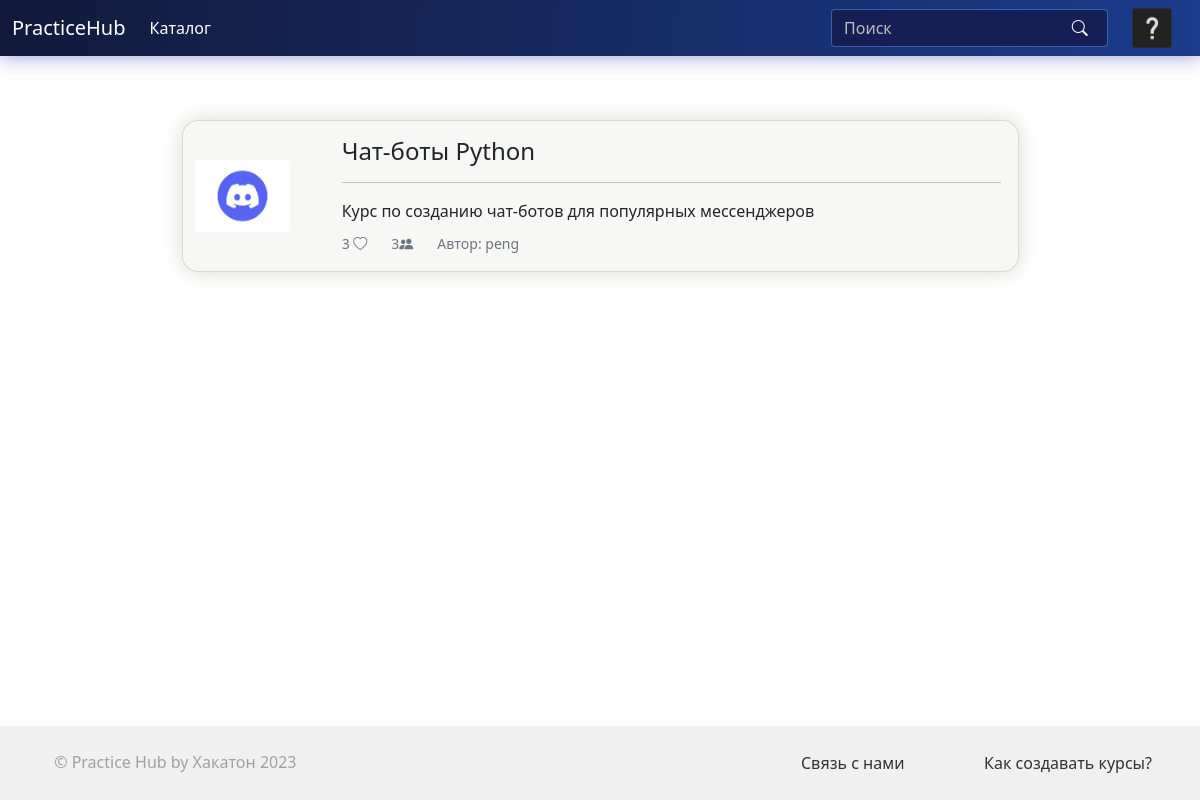
The page /catalog (signed in) on the database its author committed.
### models.py (models this page shows, shortened)
class Course(db.Model):
    id = db.Column(db.Integer, primary_key=True)
    name = db.Column(db.String(64), index=True, unique=True)
    author_id = db.Column(db.Integer, db.ForeignKey('user.id'))
    lessons = db.relationship('Lesson', backref='course', lazy='select',
                              cascade="all, delete-orphan")
    desc = db.Column(db.Text, nullable=False)
    short_desc = db.Column(db.Text, nullable=False)
    img_path = db.Column(db.String(64))
    img_uuid = db.Column(db.String(64), index=True)
    is_published = db.Column(db.Boolean, default=False)
    users = db.relationship('User', secondary=MyCourses.__table__, backref='course')
    likes = column_property(select(func.count(MyCourses.liked)).where(MyCourses.course_id == id).scalar_subquery())

class User(UserMixin, db.Model):
    id = db.Column(db.Integer, primary_key=True)
    username = db.Column(db.String(64), index=True, unique=True)
    email = db.Column(db.String(120), index=True, unique=True)
    password_hash = db.Column(db.String(128))
    created_courses = db.relationship('Course', backref='author', lazy='dynamic')
    created_posts = db.relationship('Post', backref='author', lazy='dynamic')
    img_path = db.Column(db.String(64))
    img_uuid = db.Column(db.String(64), index=True)
    task_check = db.relationship("TaskCheck", backref="user")

### routes.py (the view)
@app.route('/catalog')
def catalog():
    courses = Course.query.filter(Course.is_published == True).order_by(Course.likes.desc()).limit(20).all()
    return render_template('catalog.html', courses=courses)

### models.py (called while the page is built)
@login.user_loader
def load_user(id):
    return User.query.get(int(id))

### templates/catalog.html
{% extends 'base.html' %}
{% from 'includes/course_thumbnail.html' import course_thumbnail with context %}
{% block catalog_link %}<a class="nav-link active" aria-current="page" href="{{ url_for('catalog') }}">Каталог</a>{% endblock catalog_link %}
{% block content %}
<div class="w-75 mx-auto mb-5">
  {% for c in courses %}
    {% if c.id != 1 and c.id != 2 and c.id != 3 and c.id != 4 %}
      {{ course_thumbnail(c) }}
    {% endif %}
  {% endfor %}
</div>
{% endblock content %}

### templates/includes/course_thumbnail.html
{% macro course_thumbnail(c, teacher=False) %}
  {% if teacher %}
  <div class="card mb-3 mt-3 mx-auto text-dark w-100"
       style="border-radius: 1rem; background-color: #f7f7f5; box-shadow: 0 0 20px #d9d9d4; text-decoration: none; display: block">
    <div class="row">
      <div class="col-md-2 d-flex align-items-center px-4">
        <img
            src="{{ url_for('get_file', path=c.img_path) }}"
            class="card-img w-100" alt="изображение" >
      </div>
      <div class="col-md-9">
        <div class="card-body">
          <a href="{{ url_for('course', course_id=c.id) }}" style="text-decoration: none;"><h4 class="card-title">{{ c.name }}</h4></a>
          <hr>
          <p class="text-justify font-weight-lighter m-0">{{ c.short_desc[:128] }}</p>
          <div class="d-flex justify-content-between mt-2">
            <div class="row">
              <div class="col-sm"><span class="text-nowrap"><small class="text-muted">{{ c.likes }} <i class="bi bi-heart"></i></small></span></div>
              <div class="col-sm"><span class="text-nowrap"><small class="text-muted">{{ c.users|length }} <i class="bi bi-people-fill"></i></small></span></div>
              <div class="col-sm"><span class="text-nowrap"><small
                  class="text-muted">Автор: {{ c.author.username }}</small></span></div>
            </div>
          </div>
        </div>
      </div>
        <div class="col-md-1 my-auto ps-0">
          <div class="btn-group d-flex flex-column bd-highlight" role="group"
               aria-label="Basic example">
            <a type="button" href="{{ url_for('edit_course', course_id=c.id) }}"
               class="btn mbgc rounded-circle p-0 my-2 mx-auto d-flex align-items-center justify-content-center"
               style="width: 3rem; height: 3rem;"><i class="bi bi-pencil-square"
                                                     style="font-size: 1.5rem;"></i></a>
            <a type="button" href="{{ url_for('lessons', course_id=c.id) }}"
               class="btn mbgc rounded-circle p-0 my-2 mx-auto d-flex align-items-center justify-content-center"
               style="width: 3rem; height: 3rem;"><i class="bi bi-list-ul"
                                                     style="font-size: 1.5rem;"></i></a>
          </div>
        </div>
    </div>
  </div>
{% else %}
  <a class="card mb-3 mt-3 mx-auto text-dark" href="{{ url_for('course', course_id=c.id) }}"
       style="border-radius: 1rem; background-color: #f7f7f5; box-shadow: 0 0 20px #d9d9d4; text-decoration: none; cursor: pointer; display: block">
    <div class="row">
      <div class="col-md-2 d-flex align-items-center px-4">
        <img
            src="{{ url_for('get_file', path=c.img_path) }}"
            class="card-img w-100" alt="изображение" >
      </div>
      <div class="col-md-10">
        <div class="card-body">
          <h4 class="card-title">{{ c.name }}</h4>
          <hr>
          <p class="text-justify font-weight-lighter m-0">{{ c.short_desc[:128] }}</p>
          <div class="d-flex justify-content-between mt-2">
            <div class="row">
              <div class="col-sm"><span class="text-nowrap"><small class="text-muted">{{ c.likes }} <i
                  class="bi bi-heart"></i></small></span></div>
              <div class="col-sm"><span class="text-nowrap"><small class="text-muted">{{ c.users|length }}<i
                  class="bi bi-people-fill"></i></small></span></div>
              <div class="col-sm"><span class="text-nowrap"><small
                  class="text-muted">Автор: {{ c.author.username }}</small></span></div>
            </div>
          </div>
        </div>
      </div>
    </div>
  </a>
{% endif %}
{% endmacro %}

### static/css/style.css (style rules this page uses)
:root { --xlight-gray: #fafafa; --light-gray: #e6e6e6; --mid-gray: #586273; --mbgc: rgba(27,59,139,1); --sbgc: rgba(21,37,85, 1); }
html, body, .t-b { min-height: 100%; }

### rows shown on the page
Course: img_path (picture), name "Чат-боты Python", short_desc "Курс по созданию чат-ботов для популярных мессенджеров", likes "3", users|length "3", author.username "peng"
